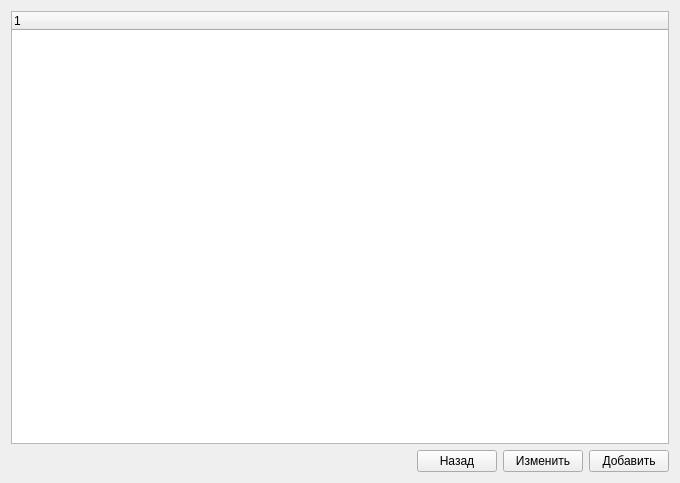
<?xml version="1.0" encoding="UTF-8"?>
<ui version="4.0">
 <class>RelationOptions</class>
 <widget class="QWidget" name="RelationOptions">
  <property name="geometry">
   <rect>
    <x>0</x>
    <y>0</y>
    <width>680</width>
    <height>483</height>
   </rect>
  </property>
  <property name="windowTitle">
   <string>Form</string>
  </property>
  <property name="styleSheet">
   <string notr="true"/>
  </property>
  <layout class="QGridLayout" name="gridLayout_2">
   <item row="0" column="0">
    <widget class="QStackedWidget" name="pagesStack">
     <property name="currentIndex">
      <number>1</number>
     </property>
     <widget class="QWidget" name="page_3">
      <layout class="QGridLayout" name="gridLayout_4" rowstretch="0,0,0,1,0,0">
       <property name="leftMargin">
        <number>0</number>
       </property>
       <property name="topMargin">
        <number>0</number>
       </property>
       <property name="rightMargin">
        <number>0</number>
       </property>
       <property name="bottomMargin">
        <number>0</number>
       </property>
       <property name="spacing">
        <number>6</number>
       </property>
       <item row="3" column="2">
        <widget class="QTextEdit" name="descriptionRelative"/>
       </item>
       <item row="0" column="0">
        <widget class="QLabel" name="label">
         <property name="text">
          <string>Наименование</string>
         </property>
        </widget>
       </item>
       <item row="1" column="2">
        <widget class="QComboBox" name="typeRelative">
         <item>
          <property name="text">
           <string>Первое отношение</string>
          </property>
         </item>
         <item>
          <property name="text">
           <string>Второе отношение</string>
          </property>
         </item>
         <item>
          <property name="text">
           <string>Третье отношение</string>
          </property>
         </item>
        </widget>
       </item>
       <item row="1" column="0">
        <widget class="QLabel" name="label_2">
         <property name="text">
          <string>Тип отношения</string>
         </property>
        </widget>
       </item>
       <item row="0" column="2">
        <widget class="QLineEdit" name="nameRelative"/>
       </item>
       <item row="5" column="2">
        <layout class="QHBoxLayout" name="horizontalLayout">
         <item>
          <widget class="QWidget" name="widget_2" native="true"/>
         </item>
         <item>
          <widget class="QPushButton" name="nextBtn">
           <property name="maximumSize">
            <size>
             <width>100</width>
             <height>100</height>
            </size>
           </property>
           <property name="text">
            <string>Далее</string>
           </property>
          </widget>
         </item>
        </layout>
       </item>
       <item row="3" column="0">
        <widget class="QLabel" name="label_4">
         <property name="text">
          <string>Описание</string>
         </property>
        </widget>
       </item>
       <item row="2" column="0">
        <widget class="QLabel" name="label_3">
         <property name="text">
          <string>Тело отношения</string>
         </property>
        </widget>
       </item>
       <item row="2" column="2">
        <widget class="QStackedWidget" name="codeInputStack">
         <property name="currentIndex">
          <number>0</number>
         </property>
         <widget class="QWidget" name="page">
          <layout class="QGridLayout" name="gridLayout">
           <property name="leftMargin">
            <number>0</number>
           </property>
           <property name="topMargin">
            <number>0</number>
           </property>
           <property name="rightMargin">
            <number>0</number>
           </property>
           <property name="bottomMargin">
            <number>0</number>
           </property>
           <property name="spacing">
            <number>0</number>
           </property>
           <item row="0" column="0" alignment="Qt::AlignVCenter">
            <widget class="QLineEdit" name="simpleCodeEdit">
             <property name="font">
              <font/>
             </property>
             <property name="alignment">
              <set>Qt::AlignLeading|Qt::AlignLeft|Qt::AlignVCenter</set>
             </property>
            </widget>
           </item>
          </layout>
         </widget>
         <widget class="QWidget" name="page_2">
          <layout class="QGridLayout" name="gridLayout_3">
           <property name="leftMargin">
            <number>0</number>
           </property>
           <property name="topMargin">
            <number>0</number>
           </property>
           <property name="rightMargin">
            <number>0</number>
           </property>
           <property name="bottomMargin">
            <number>0</number>
           </property>
           <property name="spacing">
            <number>0</number>
           </property>
           <item row="0" column="0">
            <widget class="QTextEdit" name="functionCodeEdit">
             <property name="font">
              <font/>
             </property>
            </widget>
           </item>
          </layout>
         </widget>
        </widget>
       </item>
      </layout>
     </widget>
     <widget class="QWidget" name="page_4">
      <layout class="QGridLayout" name="gridLayout_6">
       <property name="leftMargin">
        <number>0</number>
       </property>
       <property name="topMargin">
        <number>0</number>
       </property>
       <property name="rightMargin">
        <number>0</number>
       </property>
       <property name="bottomMargin">
        <number>0</number>
       </property>
       <item row="1" column="0">
        <layout class="QHBoxLayout" name="horizontalLayout_2" stretch="1,0,0,0">
         <item>
          <widget class="QWidget" name="widget" native="true"/>
         </item>
         <item>
          <widget class="QPushButton" name="backBtn">
           <property name="text">
            <string>Назад</string>
           </property>
          </widget>
         </item>
         <item>
          <widget class="QPushButton" name="editBtn">
           <property name="text">
            <string>Изменить</string>
           </property>
          </widget>
         </item>
         <item>
          <widget class="QPushButton" name="addBtn">
           <property name="text">
            <string>Добавить</string>
           </property>
          </widget>
         </item>
        </layout>
       </item>
       <item row="0" column="0">
        <widget class="QTreeWidget" name="treeWidget">
         <column>
          <property name="text">
           <string notr="true">1</string>
          </property>
         </column>
        </widget>
       </item>
      </layout>
     </widget>
    </widget>
   </item>
  </layout>
 </widget>
 <resources/>
 <connections/>
</ui>
